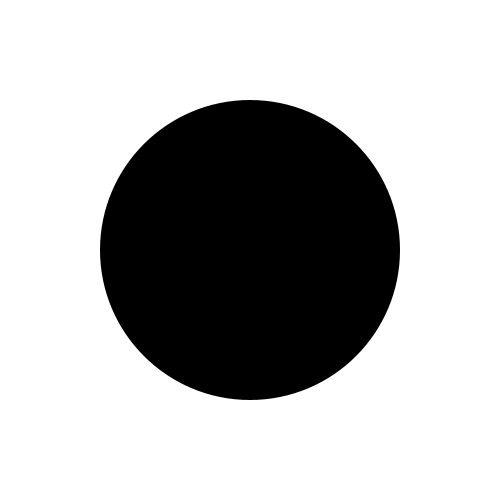
Frame 1 (no input)
Frame 60 (the mouse pressed at the canvas centre just before this capture): identical to frame 1, image omitted
Frame 120 (the mouse held since frame 60 and released just before this capture): identical to frame 1, image omitted

The Processing sketch that drew this single still picture (run headless with seeded random() and noise(); from frame 60 on, the mouse is pressed at the canvas centre):

// Processing sketch: disableESCkey
// ── disableESCkey.pde
void setup() {
  size(500, 500);
  noStroke();
  smooth();
}

void draw() {
  background(255);
  fill(0);
  ellipse(width/2, height/2, 300, 300);
}

void keyPressed() {
  if (key == ESC) { key = 0; println("Trapped! Muhaha! ;-)"); }
}
